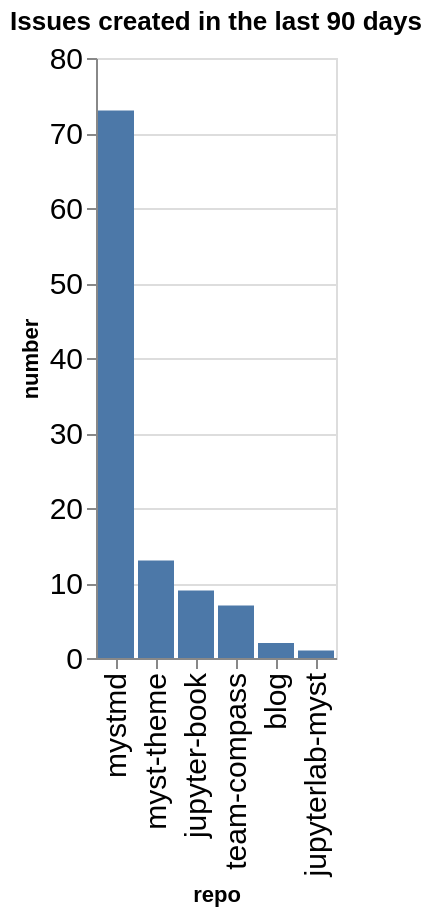

The cell this chart's notebook holds for it:
### Code cell
created_counts = created.groupby(['org', 'repo']).count()['number'].reset_index()
created_counts['org/repo'] = created_counts.apply(lambda a: a['org'] + '/' + a['repo'], axis=1)
sorted_vals = created_counts.sort_values(['org', 'number'], ascending=False)['repo'].values
alt.Chart(data=created_counts, title=f"Issues created in the last {n_days} days").mark_bar().encode(
    x=alt.X('repo', sort=alt.Sort(sorted_vals.tolist())),
    y='number',
)

### Figure 1 — Vega-Lite specification as saved in the notebook (floating-point values rounded to 4 significant figures)
{"config": {"axisLeft": {"labelFontSize": 15}, "axisBottom": {"labelFontSize": 15}}, "data": {"name": "data-932d5b16467c0b98ea0fcf002adb8e0f"}, "mark": {"type": "bar"}, "encoding": {"x": {"field": "repo", "sort": ["mystmd", "myst-theme", "jupyter-book", "team-compass", "blog", "jupyterlab-myst"], "type": "nominal"}, "y": {"field": "number", "type": "quantitative"}}, "title": "Issues created in the last 90 days", "$schema": "https://vega.github.io/schema/vega-lite/v5.20.1.json", "datasets": {"data-932d5b16467c0b98ea0fcf002adb8e0f": [{"org": "jupyter-book", "repo": "blog", "number": 2, "org/repo": "jupyter-book/blog"}, {"org": "jupyter-book", "repo": "jupyter-book", "number": 9, "org/repo": "jupyter-book/jupyter-book"}, {"org": "jupyter-book", "repo": "jupyterlab-myst", "number": 1, "org/repo": "jupyter-book/jupyterlab-myst"}, {"org": "jupyter-book", "repo": "myst-theme", "number": 13, "org/repo": "jupyter-book/myst-theme"}, {"org": "jupyter-book", "repo": "mystmd", "number": 73, "org/repo": "jupyter-book/mystmd"}, {"org": "jupyter-book", "repo": "team-compass", "number": 7, "org/repo": "jupyter-book/team-compass"}]}}
